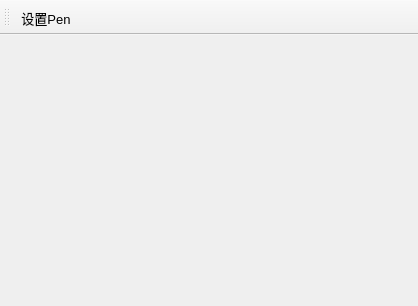
<?xml version="1.0" encoding="UTF-8"?>
<ui version="4.0">
 <class>MainWindow</class>
 <widget class="QMainWindow" name="MainWindow">
  <property name="geometry">
   <rect>
    <x>0</x>
    <y>0</y>
    <width>418</width>
    <height>306</height>
   </rect>
  </property>
  <property name="font">
   <font>
    <pointsize>10</pointsize>
   </font>
  </property>
  <property name="windowTitle">
   <string>使用静态库</string>
  </property>
  <widget class="QWidget" name="centralwidget"/>
  <widget class="QToolBar" name="toolBar">
   <property name="windowTitle">
    <string>toolBar</string>
   </property>
   <attribute name="toolBarArea">
    <enum>TopToolBarArea</enum>
   </attribute>
   <attribute name="toolBarBreak">
    <bool>false</bool>
   </attribute>
   <addaction name="action_Pen"/>
  </widget>
  <action name="action_Pen">
   <property name="text">
    <string>设置Pen</string>
   </property>
  </action>
 </widget>
 <resources/>
 <connections/>
</ui>
